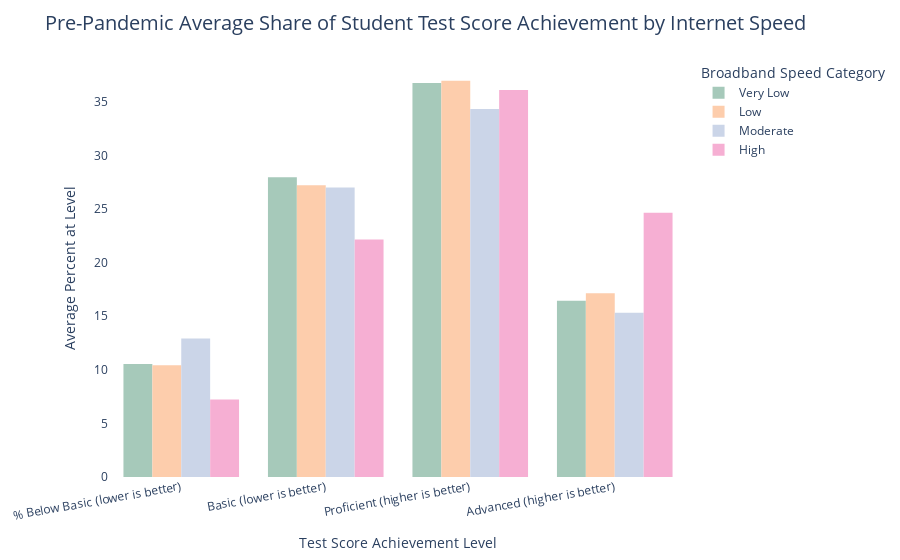

Source (notebook cell):
### Code cell
fig = px.histogram(dataSpeed18, x = 'Level 2018', y = 'Score 2018', color = 'Broadband Speed Category', 
                   barmode = 'group',
                  color_discrete_sequence=['#A6C9BA','#FDCDAC', '#CBD5E8', '#F6AFD3'])

fig.update_layout(
    title= "Pre-Pandemic Average Share of Student Test Score Achievement by Internet Speed",
    title_font_size = 20,
    paper_bgcolor ='white',
    plot_bgcolor = 'white')
        
fig.update_xaxes(
                title = 'Test Score Achievement Level',
                tickmode='array',
                tickangle=-10,
                tickvals = ['%belbas18', '%bas18', '%prof18', '%adv18'],
                ticktext = ['% Below Basic (lower is better)',
                            'Basic (lower is better)',
                            'Proficient (higher is better)',
                            'Advanced (higher is better)'],
                categoryarray=['%belbas18', '%bas18', '%prof18', '%adv18']
                )

fig.update_yaxes(
                title = 'Average Percent at Level'
                )
fig.show()

### Figure 1 — Plotly figure (JSON) as saved in the notebook; plotly's stock layout.template omitted (floating-point values rounded to 4 significant figures)
{"data": [{"alignmentgroup": "True", "bingroup": "x", "histfunc": "sum", "hovertemplate": "Broadband Speed Category=Very Low<br>Level 2018=%{x}<br>sum of Score 2018=%{y}<extra></extra>", "legendgroup": "Very Low", "marker": {"color": "#A6C9BA", "pattern": {"shape": ""}}, "name": "Very Low", "offsetgroup": "Very Low", "orientation": "v", "showlegend": true, "type": "histogram", "x": ["%adv18", "%prof18", "%bas18", "%belbas18"], "xaxis": "x", "y": [16.45, 36.76, 27.98, 10.54], "yaxis": "y"}, {"alignmentgroup": "True", "bingroup": "x", "histfunc": "sum", "hovertemplate": "Broadband Speed Category=Low<br>Level 2018=%{x}<br>sum of Score 2018=%{y}<extra></extra>", "legendgroup": "Low", "marker": {"color": "#FDCDAC", "pattern": {"shape": ""}}, "name": "Low", "offsetgroup": "Low", "orientation": "v", "showlegend": true, "type": "histogram", "x": ["%adv18", "%prof18", "%bas18", "%belbas18"], "xaxis": "x", "y": [17.15, 36.96, 27.23, 10.44], "yaxis": "y"}, {"alignmentgroup": "True", "bingroup": "x", "histfunc": "sum", "hovertemplate": "Broadband Speed Category=Moderate<br>Level 2018=%{x}<br>sum of Score 2018=%{y}<extra></extra>", "legendgroup": "Moderate", "marker": {"color": "#CBD5E8", "pattern": {"shape": ""}}, "name": "Moderate", "offsetgroup": "Moderate", "orientation": "v", "showlegend": true, "type": "histogram", "x": ["%adv18", "%prof18", "%bas18", "%belbas18"], "xaxis": "x", "y": [15.33, 34.34, 27, 12.93], "yaxis": "y"}, {"alignmentgroup": "True", "bingroup": "x", "histfunc": "sum", "hovertemplate": "Broadband Speed Category=High<br>Level 2018=%{x}<br>sum of Score 2018=%{y}<extra></extra>", "legendgroup": "High", "marker": {"color": "#F6AFD3", "pattern": {"shape": ""}}, "name": "High", "offsetgroup": "High", "orientation": "v", "showlegend": true, "type": "histogram", "x": ["%adv18", "%prof18", "%bas18", "%belbas18"], "xaxis": "x", "y": [24.65, 36.11, 22.15, 7.237], "yaxis": "y"}], "layout": {"barmode": "group", "legend": {"title": {"text": "Broadband Speed Category"}, "tracegroupgap": 0}, "margin": {"t": 60}, "paper_bgcolor": "white", "plot_bgcolor": "white", "title": {"font": {"size": 20}, "text": "Pre-Pandemic Average Share of Student Test Score Achievement by Internet Speed"}, "xaxis": {"anchor": "y", "categoryarray": ["%belbas18", "%bas18", "%prof18", "%adv18"], "domain": [0, 1], "tickangle": -10, "tickmode": "array", "ticktext": ["% Below Basic (lower is better)", "Basic (lower is better)", "Proficient (higher is better)", "Advanced (higher is better)"], "tickvals": ["%belbas18", "%bas18", "%prof18", "%adv18"], "title": {"text": "Test Score Achievement Level"}}, "yaxis": {"anchor": "x", "domain": [0, 1], "title": {"text": "Average Percent at Level"}}}}
